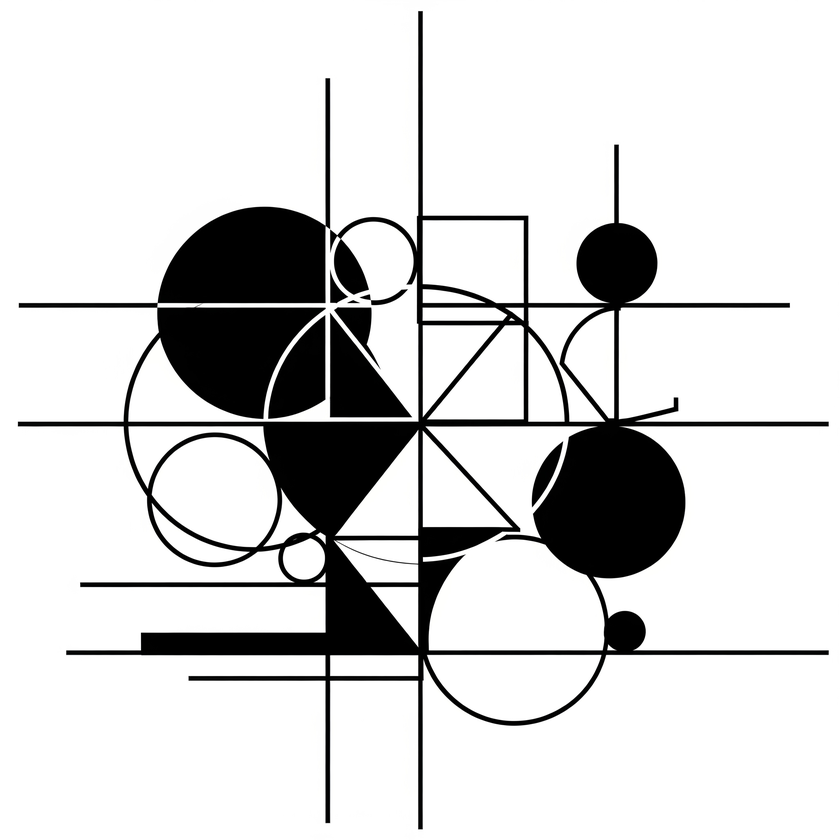
#> input picture Lab5/HW edge detection/images/test2.png, 840 x 840 px, shrunk from 2048 x 2048 before the run, found by its file name
$ python Laplacian.py   (older library calls are emulated)
#> lines starting #> are read from the running program, lines starting #| are printed output that depends on the picture
import cv2
import numpy as np
import matplotlib.pyplot as plt

img = cv2.imread(r"images\test2.png", cv2.IMREAD_GRAYSCALE)
#> img: shape (840, 840); min 0, max 255, mean 214.3

laplacian = cv2.Laplacian(img, cv2.CV_64F, ksize=3)
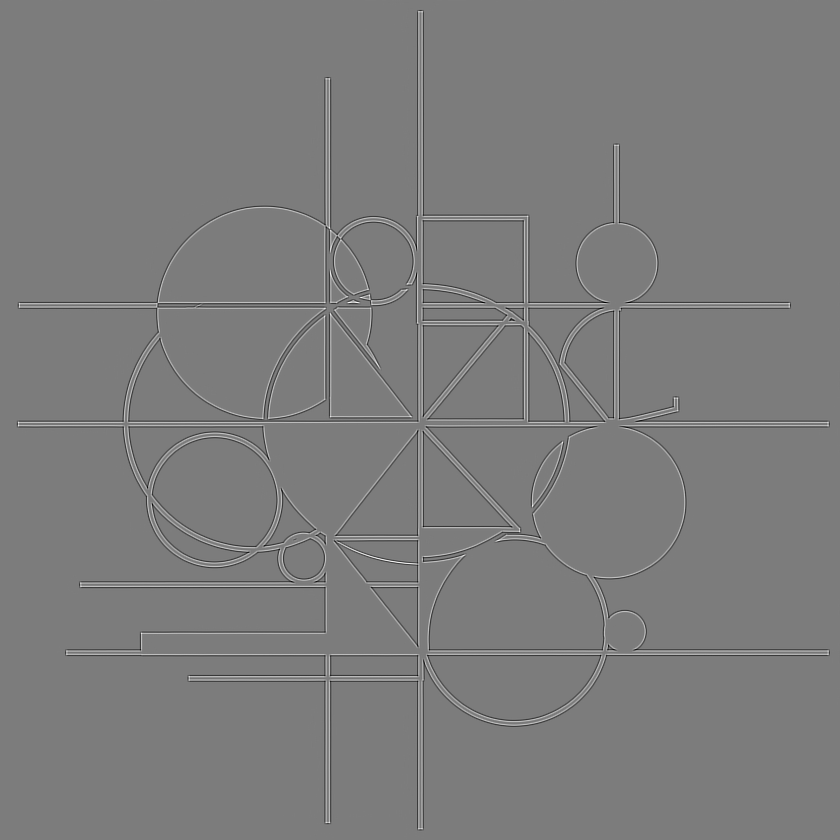
#> laplacian: shape (840, 840) float64; min -1442, max 1508, mean 0; drawn with min black and max white

lap1 = np.array([[0, -1, 0],
                [-1, 4, -1],
                [0, -1, 0]], dtype=np.float32)

lap2 = np.array([[-1, -1, -1],
                [-1, 8, -1],
                [-1, -1, -1]], dtype=np.float32)

lap3 = np.array([[0, 1, 0],
                [1, -4, 1],
                [0, 1, 0]], dtype=np.float32)

lap1_result = cv2.filter2D(img, -1, lap1)
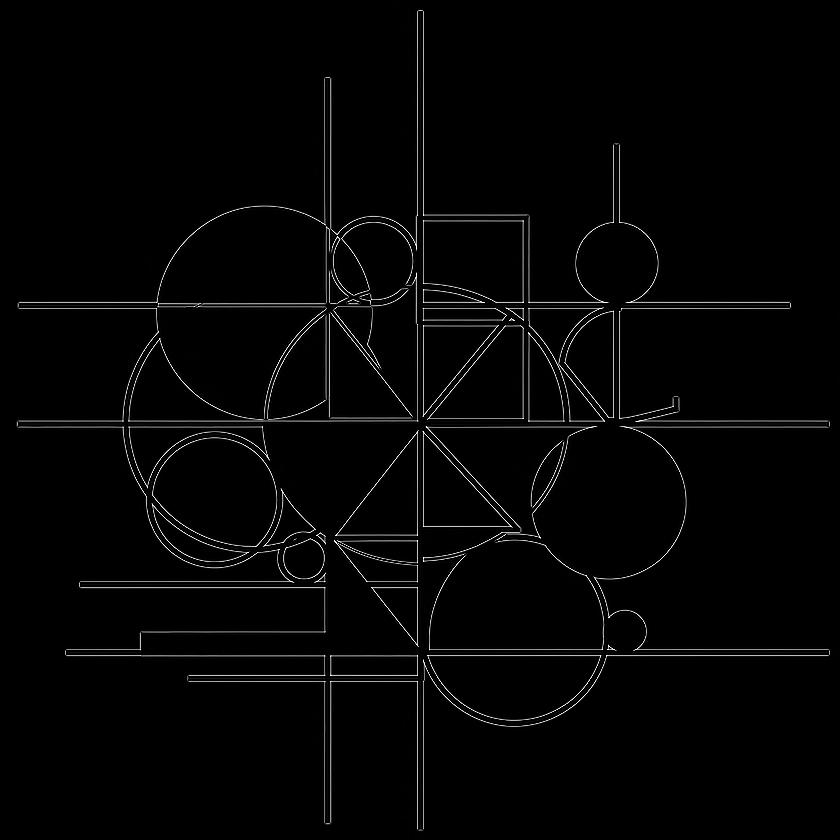
#> lap1_result: shape (840, 840); min 0, max 255, mean 4.5
lap2_result = cv2.filter2D(img, -1, lap2)
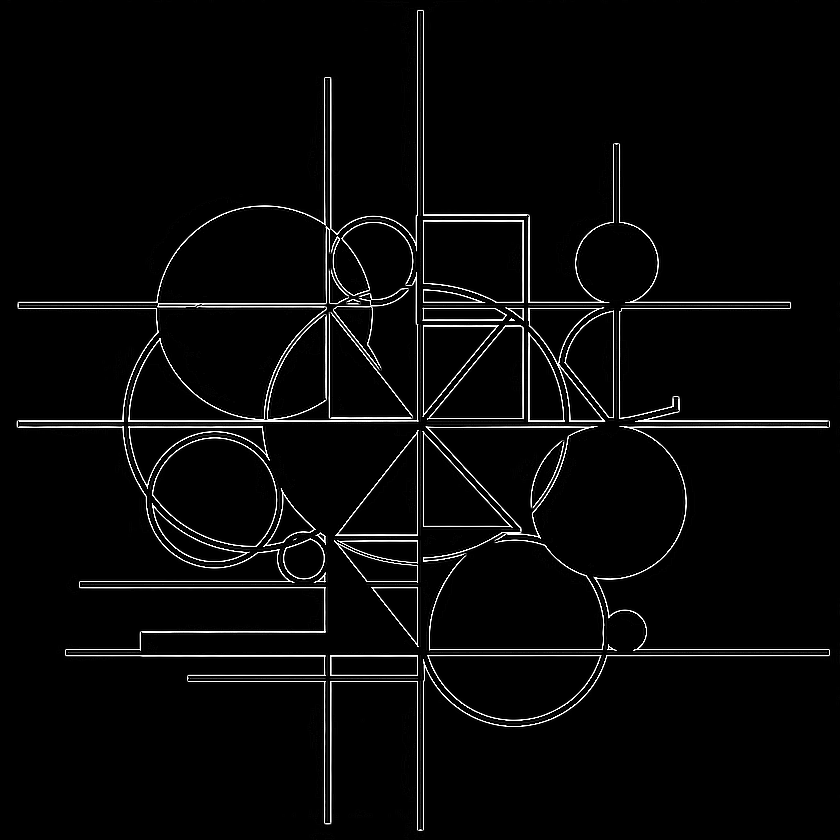
#> lap2_result: shape (840, 840); min 0, max 255, mean 8.2
lap3_result = cv2.filter2D(img, -1, lap3)
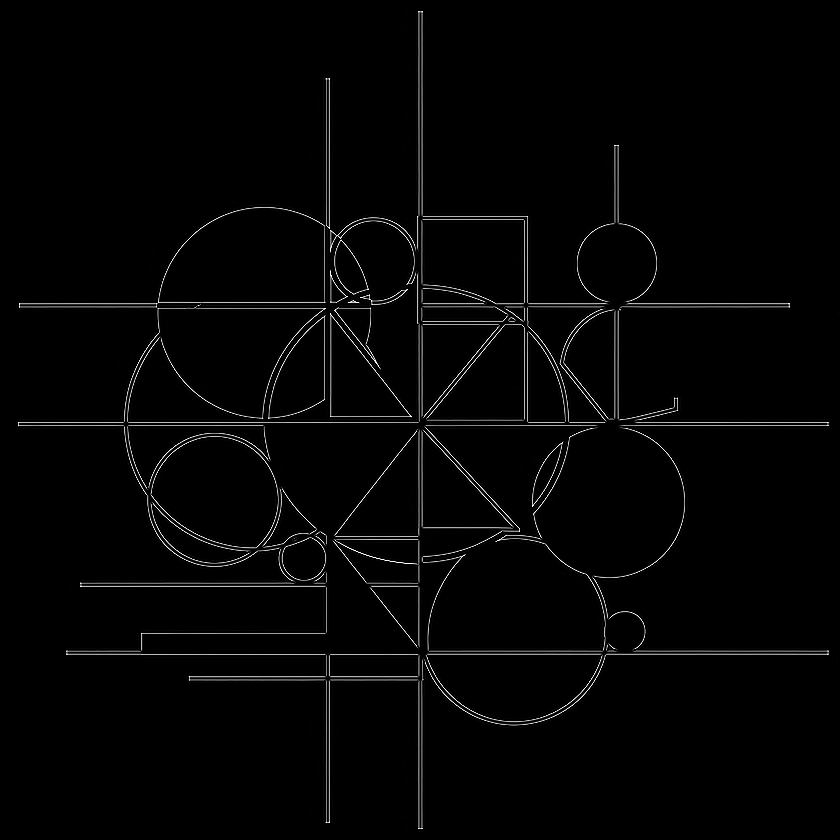
#> lap3_result: shape (840, 840); min 0, max 255, mean 4.5

plt.figure(figsize=(12,8))
plt.subplot(2,3,1), plt.imshow(img, cmap='gray'), plt.title("Original")
plt.subplot(2,3,2), plt.imshow(laplacian, cmap='gray'), plt.title("Laplacian (OpenCV)")
plt.subplot(2,3,3), plt.imshow(lap1_result, cmap='gray'), plt.title("Mask 1")
plt.subplot(2,3,4), plt.imshow(lap2_result, cmap='gray'), plt.title("Mask 2")
plt.subplot(2,3,5), plt.imshow(lap3_result, cmap='gray'), plt.title("Mask 3")
plt.show()

$ run again, with Lab5/HW edge detection/images/test1.png copied over Lab5/HW edge detection/images/test2.png
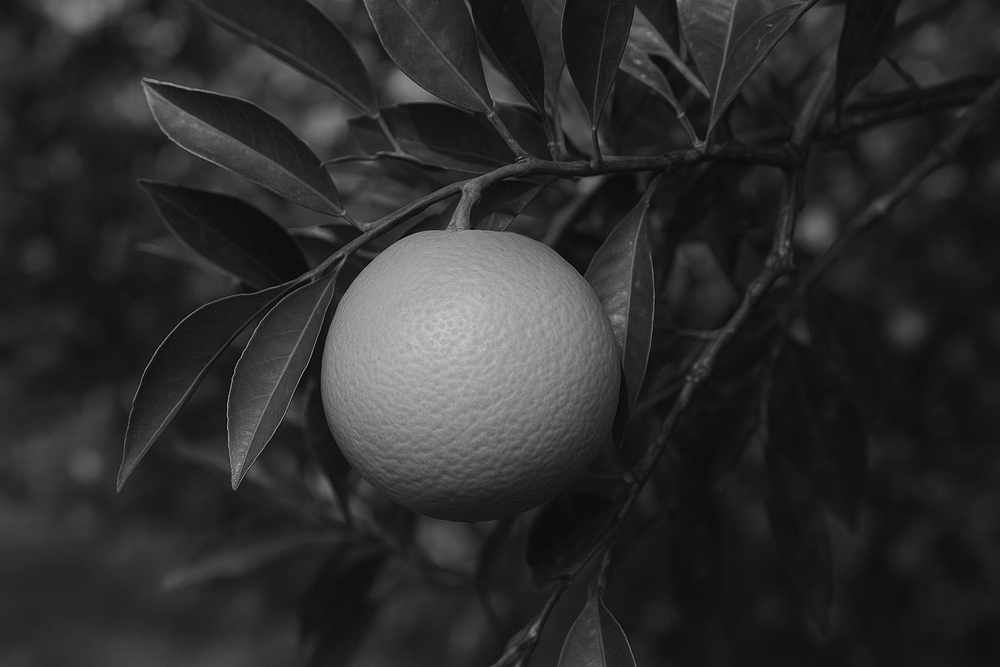
#> input picture Lab5/HW edge detection/images/test1.png, 1000 x 667 px, shrunk from 1536 x 1024 before the run, found by its file name
#> `laplacian = cv2.Laplacian(img, cv2.CV_64F, ksize=3)`:
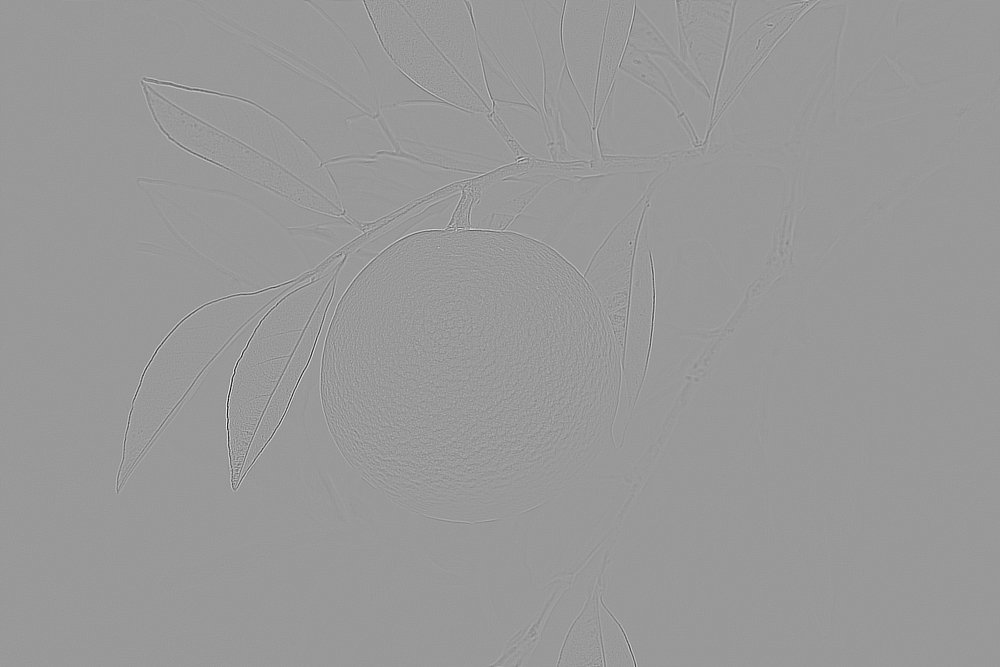
#> laplacian: shape (667, 1000) float64; min -972, max 646, mean 0; drawn with min black and max white
#> `lap1_result = cv2.filter2D(img, -1, lap1)`:
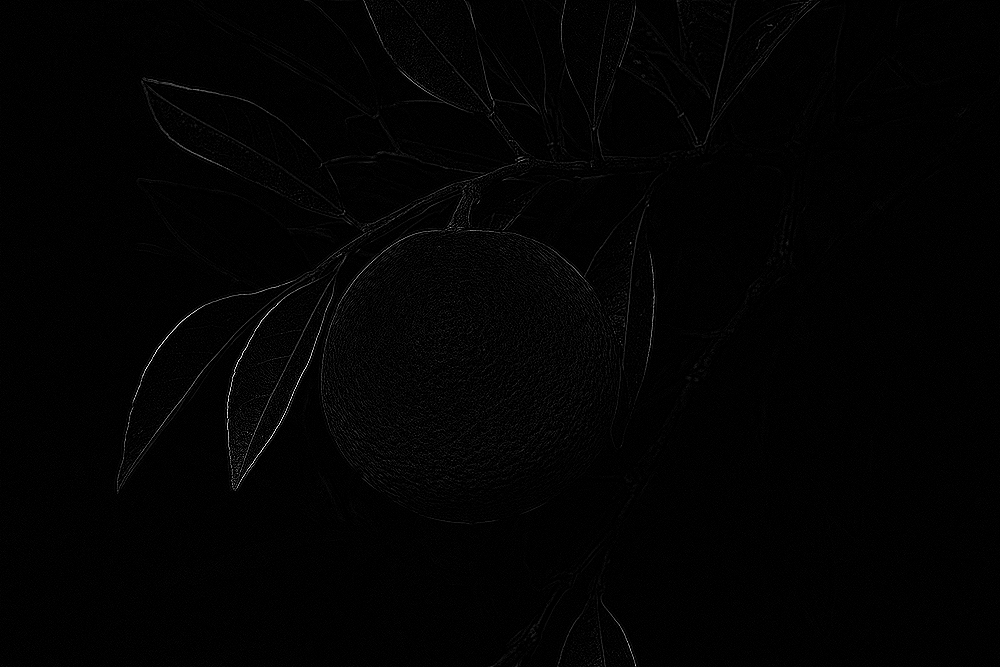
#> lap1_result: shape (667, 1000); min 0, max 255, mean 2.7
